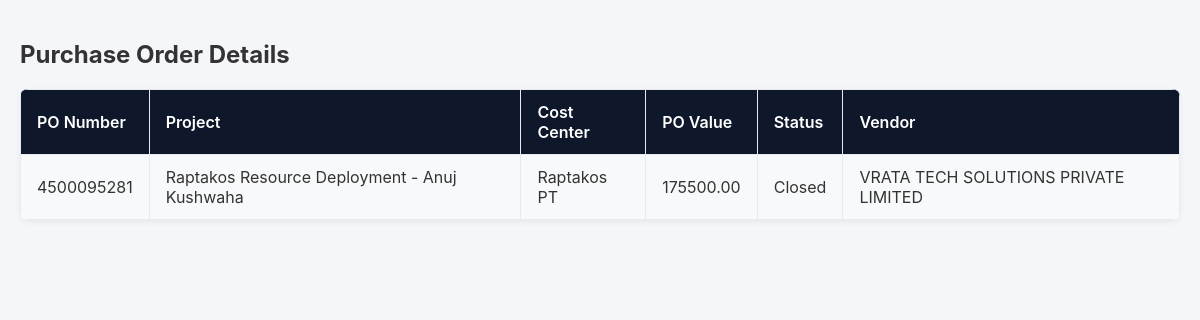
/po_details.php, run on an earlier commit of the app's database.
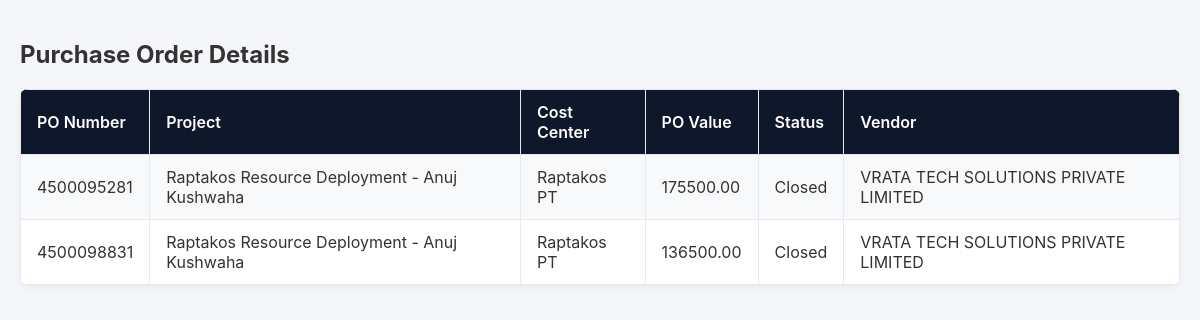
And on a later commit of the database.
### tables this page shows
CREATE TABLE `purchase_orders` (
  `po_id` bigint(20) UNSIGNED NOT NULL,
  `project_description` varchar(255) NOT NULL,
  `cost_center` varchar(100) NOT NULL,
  `sow_number` varchar(100) DEFAULT NULL,
  `start_date` date DEFAULT NULL,
  `end_date` date DEFAULT NULL,
  `po_number` varchar(50) NOT NULL,
  `po_date` date DEFAULT NULL,
  `po_value` decimal(18,2) DEFAULT NULL,
  `billing_frequency` enum('Monthly','Quarterly','Yearly','Other') DEFAULT 'Monthly',
  `target_gm` decimal(5,2) DEFAULT NULL,
  `po_status` enum('Open','Active','Closed','Cancelled','On Hold') DEFAULT 'Active',
  `remarks` text DEFAULT NULL,
  `vendor_name` varchar(255) NOT NULL,
  `created_at` timestamp NOT NULL DEFAULT current_timestamp(),
  `updated_at` timestamp NOT NULL DEFAULT current_timestamp() ON UPDATE current_timestamp(),
  `pending_amount_in_po` decimal(18,2) DEFAULT 0.00
);

### po_details.php (the view, shortened to what this page needs)
<?php include "db.php"; ?>
<!DOCTYPE html>
<html lang="en">
<head>
  <link rel="stylesheet" href="assets/style.css">
</head>
<body>
<h2>Purchase Order Details</h2>
<table>
  <tr>
    <th>PO Number</th>
    <th>Project</th>
    <th>Cost Center</th>
    <th>PO Value</th>
    <th>Status</th>
    <th>Vendor</th>
  </tr>
  <?php
  $result = $conn->query("SELECT * FROM purchase_orders");
  while($row = $result->fetch_assoc()) {
      echo "<tr>
        <td>{$row['po_number']}</td>
        <td>{$row['project_description']}</td>
        <td>{$row['cost_center']}</td>
        <td>{$row['po_value']}</td>
        <td>{$row['po_status']}</td>
        <td>{$row['vendor_name']}</td>
      </tr>";
  }
  ?>
</table>
</body>
</html>

### assets/style.css (style rules this page uses)
:root { --primary-color: #0B63D6; --primary-dark: #0f172a; --primary-light: #1e293b; --secondary-color: #6c757d; --background-color: #f4f6f9; --text-color: #333; --white: #fff; --grey: #cbd5e1; --light-grey: #e6eaef; --red: #fecaca; --danger: #dc3545; --font-family: Inter, Arial, sans-serif; --border-radius: 8px; --box-shadow: 0 2px 6px rgba(0, 0, 0, 0.06); }
* { box-sizing: border-box; }
body { font-family: var(--font-family); background: var(--background-color); color: var(--text-color); margin: 0; padding: 20px; }
table { width: 100%; border-collapse: collapse; background: var(--white); margin-top: 12px; box-shadow: var(--box-shadow); border-radius: var(--border-radius); overflow: hidden; }
th, td { padding: 12px 16px; border: 1px solid var(--light-grey); text-align: left; }
th { background: var(--primary-dark); color: var(--white); font-weight: 600; }
tbody tr:nth-child(even) { background-color: #f8f9fa; }

What changed in the data, as far as the page shows it:
added purchase_orders: po_number "4500098831", project_description "Raptakos Resource Deployment - Anuj Kushwaha", cost_center "Raptakos PT", po_value "136500.00", po_status "Closed", vendor_name "VRATA TECH SOLUTIONS PRIVATE LIMITED"
